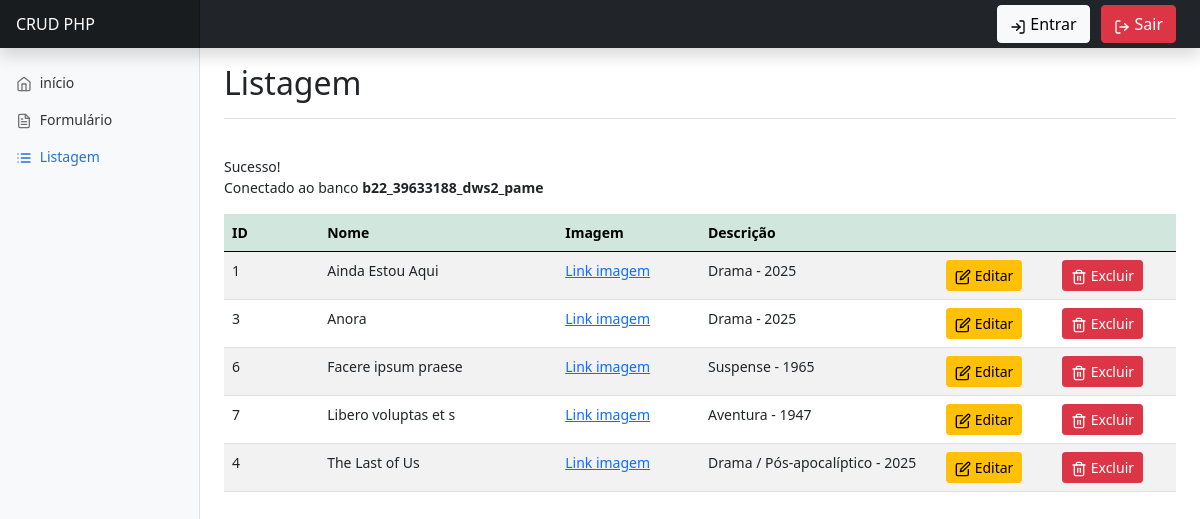
Screenshot of /CRUD/List.php with the database file from the repository.
### tables this page shows
CREATE TABLE `midias` (
  `id` int(11) NOT NULL,
  `titulo` varchar(250) NOT NULL,
  `ano` int(11) NOT NULL,
  `genero` varchar(150) NOT NULL,
  `poster` text DEFAULT NULL
);

### CRUD/List.php (the view)
<?php
$p = 2;
$titulo ='Listagem';
require 'Cabecalho.php';
?>
<?php
require 'conexao.php';
$sql = "SELECT `id`, `titulo`, `ano`, `genero`, `poster` FROM `midias` ORDER BY `titulo`;";
$stmt = $conn->query($sql);
?>
<div class="table-responsive">
<table class="table table-striped">
    <thead class="table-success">
    <tr>
        <th scope="col" style="width: 10%;">ID</th>
        <th scope="col" style="width: 25%;">Nome</th>
        <th scope="col" style="width: 15%;">Imagem</th>
        <th scope="col" style="width: 25%;">Descrição</th>
        <th scope="col" style="width: 25%;" colspan="2"></th>
    </tr>
    </thead>
    <tbody>
    <?php while ($row = $stmt->fetch()) { ?>
    <tr>
        <td><?= $row['id'] ?></td>
        <td><?= $row['titulo'] ?></td>
        <td>
        <a target="_blank" href="<?= $row['poster'] ?>">Link imagem</a>
        </td>
        <td><?= $row['genero'] ?> - <?= $row['ano'] ?></td>
        <td>
        <a class="btn btn-sm btn-warning" href="#">
            <span data-feather="edit"></span> Editar
        </a>
        </td>
        <td>
        <a class="btn btn-sm btn-danger" href="excluir.php?id=<?= $row['id'] ?>">
            <span data-feather="trash-2"></span> Excluir
        </a>
        </td>
    </tr>
    <?php } ?>
    </tbody>
</table>
</div>
<?php
require 'Rodape.php'
?>

### CRUD/Cabecalho.php (shortened to what this page needs)
 <!DOCTYPE html>
<html lang="pt-br">
<?php
$list = 'inactive';
$form = 'inactive';
$inic = 'inactive';
switch ($p) {
    case 2:
        $list = 'active';
        break;
}
?>
<head>
    <link href="dist/bootstrap.min.css" rel="stylesheet">
    <link href="dist/dashboard.css" rel="stylesheet">
</head>
<body>
    <header class="navbar navbar-dark sticky-top bg-dark flex-md-nowrap p-0 shadow">
        <a class="navbar-brand col-md-3 col-lg-2 me-0 px-3" href="#">
            CRUD PHP
        </a>
        <div class="d-flex flex-wrap align-items-center justify-content-center justify-content-lg-start pe-3 d-none d-sm-block">
            <div class="text-end">
                <a href= "Forms.php" class="btn btn-light me-2" >
                    <span data-feather="log-in"></span>
                    Entrar
                </a>
                <a href="Sair.php" class="btn btn-danger me-2">
                    <span data-feather="log-out"></span>
                    Sair
                </a>
            </div>
        </div>
    </header>
    <div class="container-fluid">
        <div class="row">
            <nav id="sidebarMenu" class="col-md-3 col-lg-2 d-md-block bg-light sidebar collapse">
                <div class="position-sticky mt-3">
                    <ul class="nav flex-column">
                        <li class="nav-item">
                            <a class="nav-link <?php echo $inic;?>" aria-current="page" href="inicio.php">
                                <span data-feather="home"></span>
                                início
                            </a>
                        </li>
                        <li class="nav-item">
                            <a class="nav-link <?php echo $form;?>" aria-current="page" href="Forms.php">
                                <span data-feather="file-text"></span>
                                Formulário
                            </a>
                        </li>
                        <li class="nav-item">
                            <a class="nav-link <?php echo $list;?>" aria-current="page" href="List.php">
                                <span data-feather="list"></span>
                                Listagem
                            </a>
                        </li>
                    </ul>
                </div>
            </nav>
            <main class="col-md-9 ms-sm-auto col-lg-10 px-md-4">
                <div class="d-flex justify-content-between flex-wrap flex-md-nowrap align-items-center pt-3 pb-2 mb-3 border-bottom">
                    <h1 class="h2"><?php echo $titulo; ?></h1>
                </div>
                <br

### CRUD/conexao.php (shortened to what this page needs)
<?php
$conf = parse_ini_file("Config.ini");
try {
    if ($conf["debug"] == "true") {
        echo "<h2>Sucesso!</h2>";
        echo "<p>Conectado ao banco <b>" . $conf["database"] . "</b></p>";
    }
} catch (Exception $e) {
    echo "<p>Erro ao se conectar no banco de dados. </p>";
    echo $e->getMessage();
}

### CRUD/Rodape.php (shortened to what this page needs)
  </main>
        </div>
    </div>
</body>
</html

### rows the page displays
midias: id "1", titulo "Ainda Estou Aqui", genero "Drama", ano "2025"
midias: id "3", titulo "Anora", genero "Drama", ano "2025"
midias: id "6", titulo "Facere ipsum praese", genero "Suspense", ano "1965"
midias: id "7", titulo "Libero voluptas et s", genero "Aventura", ano "1947"
midias: id "4", titulo "The Last of Us", genero "Drama / Pós-apocalíptico", ano "2025"

### other values shown
$titulo "Listagem"
$conf["database"] "b22_39633188_dws2_pame"
